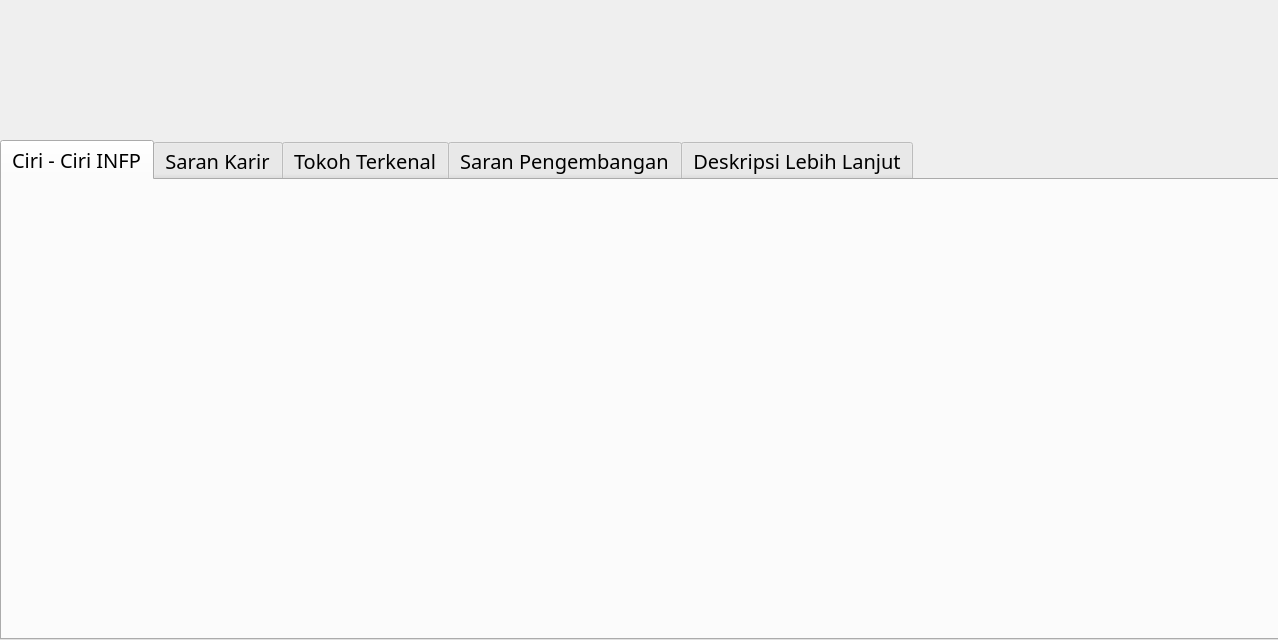
<?xml version="1.0" encoding="UTF-8"?>
<ui version="4.0">
 <class>Dialog</class>
 <widget class="QDialog" name="Dialog">
  <property name="geometry">
   <rect>
    <x>0</x>
    <y>0</y>
    <width>1278</width>
    <height>640</height>
   </rect>
  </property>
  <property name="minimumSize">
   <size>
    <width>1278</width>
    <height>640</height>
   </size>
  </property>
  <property name="maximumSize">
   <size>
    <width>1278</width>
    <height>640</height>
   </size>
  </property>
  <property name="windowTitle">
   <string>Kepribadian INFJ</string>
  </property>
  <widget class="QTabWidget" name="tabWidget">
   <property name="geometry">
    <rect>
     <x>0</x>
     <y>140</y>
     <width>1281</width>
     <height>500</height>
    </rect>
   </property>
   <property name="font">
    <font>
     <family>NewsGoth Cn BT</family>
     <pointsize>15</pointsize>
     <weight>50</weight>
     <bold>false</bold>
    </font>
   </property>
   <property name="currentIndex">
    <number>0</number>
   </property>
   <property name="elideMode">
    <enum>Qt::ElideLeft</enum>
   </property>
   <widget class="QWidget" name="widget">
    <attribute name="title">
     <string>Ciri - Ciri INFP</string>
    </attribute>
    <widget class="QLabel" name="label_2">
     <property name="geometry">
      <rect>
       <x>-10</x>
       <y>0</y>
       <width>1291</width>
       <height>501</height>
      </rect>
     </property>
     <property name="text">
      <string/>
     </property>
     <property name="pixmap">
      <pixmap>Base Picture/infj/ciriinfj.jpg</pixmap>
     </property>
    </widget>
   </widget>
   <widget class="QWidget" name="tab_2">
    <property name="layoutDirection">
     <enum>Qt::LeftToRight</enum>
    </property>
    <attribute name="title">
     <string>Saran Karir</string>
    </attribute>
    <widget class="QLabel" name="label_3">
     <property name="geometry">
      <rect>
       <x>-10</x>
       <y>-30</y>
       <width>1291</width>
       <height>581</height>
      </rect>
     </property>
     <property name="text">
      <string/>
     </property>
     <property name="pixmap">
      <pixmap>Base Picture/infj/kerjainfj1.jpg</pixmap>
     </property>
    </widget>
   </widget>
   <widget class="QWidget" name="tab">
    <attribute name="title">
     <string>Tokoh Terkenal</string>
    </attribute>
    <widget class="QLabel" name="label_4">
     <property name="geometry">
      <rect>
       <x>-10</x>
       <y>-20</y>
       <width>1291</width>
       <height>541</height>
      </rect>
     </property>
     <property name="text">
      <string/>
     </property>
     <property name="pixmap">
      <pixmap>Base Picture/infj/tokoh1.jpg</pixmap>
     </property>
    </widget>
   </widget>
   <widget class="QWidget" name="tab_3">
    <attribute name="title">
     <string>Saran Pengembangan</string>
    </attribute>
    <widget class="QLabel" name="label_5">
     <property name="geometry">
      <rect>
       <x>-10</x>
       <y>-20</y>
       <width>1291</width>
       <height>541</height>
      </rect>
     </property>
     <property name="text">
      <string/>
     </property>
     <property name="pixmap">
      <pixmap>Base Picture/infj/pengembangan.jpg</pixmap>
     </property>
    </widget>
   </widget>
   <widget class="QWidget" name="tab_4">
    <attribute name="title">
     <string>Deskripsi Lebih Lanjut</string>
    </attribute>
    <widget class="QLabel" name="label_6">
     <property name="geometry">
      <rect>
       <x>-10</x>
       <y>-30</y>
       <width>1291</width>
       <height>541</height>
      </rect>
     </property>
     <property name="text">
      <string/>
     </property>
     <property name="pixmap">
      <pixmap>Base Picture/infj/depkripsi.jpg</pixmap>
     </property>
    </widget>
   </widget>
  </widget>
  <widget class="QLabel" name="label">
   <property name="geometry">
    <rect>
     <x>-10</x>
     <y>-30</y>
     <width>1291</width>
     <height>640</height>
    </rect>
   </property>
   <property name="text">
    <string/>
   </property>
   <property name="pixmap">
    <pixmap>Base Picture/infj/baseinfj.jpg</pixmap>
   </property>
  </widget>
  <zorder>label</zorder>
  <zorder>tabWidget</zorder>
 </widget>
 <resources/>
 <connections/>
</ui>
